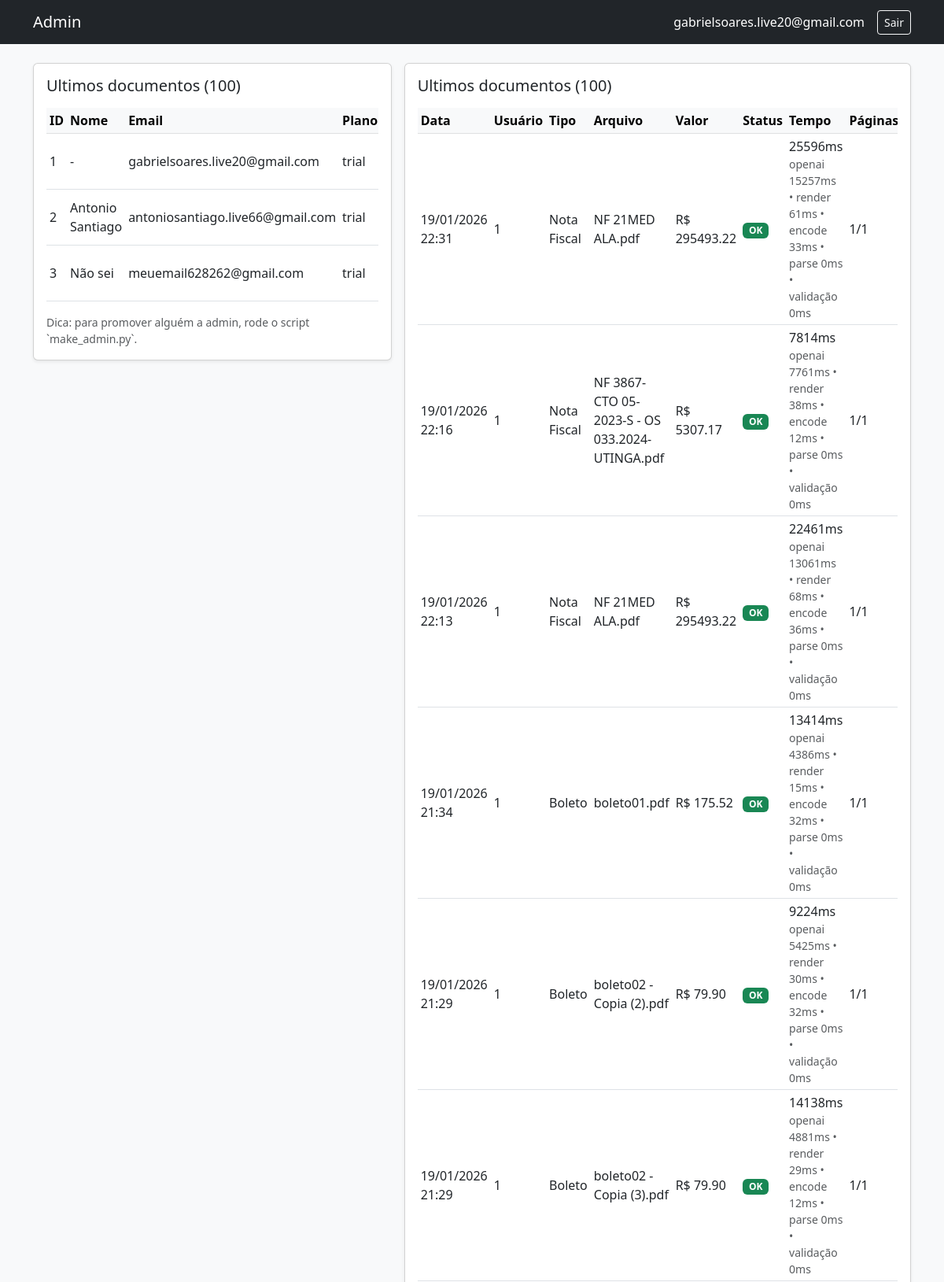
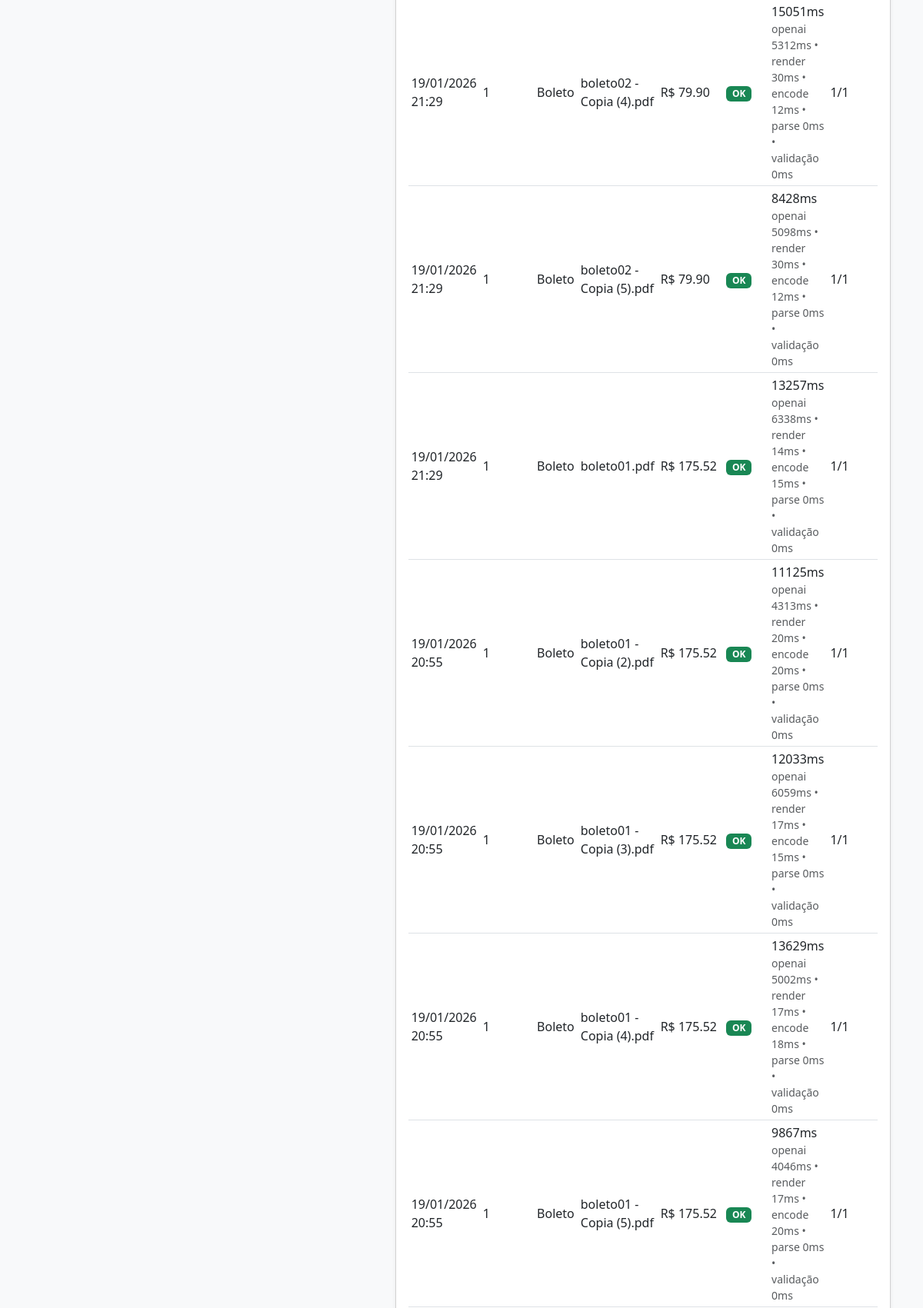
Page /admin/ (signed in, upper part) on the committed database (2 pictures, top to bottom).
### app/models/user.py (models this page shows)
class User(Base):
    __tablename__ = "users"
    id = Column(Integer, primary_key=True, index=True)
    nome = Column(String, nullable=True)
    email = Column(String, unique=True, index=True, nullable=False)
    hashed_password = Column(String, nullable=False)
    creditos = Column(Integer, default=10) # Todo novo usuário ganha 10 créditos
    plano = Column(String, default="trial", nullable=False)
    creditos_renovam_em = Column(DateTime, nullable=True)
    plano_pendente = Column(String, nullable=True)
    plano_pendente_em = Column(DateTime, nullable=True)
    is_admin = Column(Boolean, default=False, nullable=False)
    boletos = relationship("BoletoHistory", back_populates="owner")

### app/models/boleto_history.py (models this page shows, shortened)
class BoletoHistory(Base):
    __tablename__ = "boleto_history"
    id = Column(Integer, primary_key=True, index=True)
    user_id = Column(Integer, ForeignKey("users.id")) # Vincula ao dono do boleto
    filename = Column(String)
    banco = Column(String)
    valor = Column(Float)
    vencimento = Column(String)
    linha_digitavel = Column(String)
    dados_completos = Column(JSON) # Salva o JSON inteiro da OpenAI
    data_processamento = Column(DateTime, default=datetime.utcnow)
    tipo_documento = Column(String, default="boleto")
    sucesso = Column(Boolean, default=True, nullable=False)
    erro = Column(String, nullable=True)
    modelo_ia = Column(String, nullable=True)
    paginas_total = Column(Integer, nullable=True)
    paginas_processadas = Column(Integer, nullable=True)
    processamento_ms = Column(Integer, nullable=True)
    telemetria = Column(JSON, nullable=True)
    owner = relationship("User", back_populates="boletos")

### app/routes/admin.py (the view)
@router.get("/", response_class=HTMLResponse)
async def admin_dashboard(
    request: Request,
    db: Session = Depends(get_db),
    admin_user: User = Depends(require_admin),
):
    usuarios = db.query(User).order_by(User.id.asc()).all()
    historico = (
        db.query(BoletoHistory)
        .order_by(BoletoHistory.data_processamento.desc())
        .limit(100)
        .all()
    )
    return templates.TemplateResponse(
        "admin.html",
        {
            "request": request,
            "user": admin_user,
            "usuarios": usuarios,
            "historico": historico,
            "planos": list(PLANOS.keys()),
        },
    )

### app/templates/admin.html (shortened to what this page needs)
<!DOCTYPE html>
<html lang="pt-br">
<head>
    <link href="https://cdn.jsdelivr.net/npm/bootstrap@5.3.0/dist/css/bootstrap.min.css" rel="stylesheet">
</head>
<body class="bg-light">
<nav class="navbar navbar-expand-lg navbar-dark bg-dark mb-4">
    <div class="container">
        <a class="navbar-brand" href="/admin">Admin</a>
        <div class="d-flex align-items-center">
            <span class="navbar-text text-white me-3">
                {{ user.email }}
            </span>
            <a href="/logout" class="btn btn-sm btn-outline-light">Sair</a>
        </div>
    </div>
</nav>
<div class="container">
    <div class="row g-3">
        <div class="col-lg-5">
            <div class="card shadow-sm">
                <div class="card-body">
                    <h5 class="card-title mb-3">Ultimos documentos (100)</h5>
                    <div class="table-responsive">
                        <table class="table table-sm table-hover align-middle">
                            <thead class="table-light">
                                <tr>
                                    <th>ID</th>
                                    <th>Nome</th>
                                    <th>Email</th>
                                    <th>Plano</th>
                                </tr>
                            </thead>
                            <tbody>
                                {% for u in usuarios %}
                                <tr>
                                    <td>{{ u.id }}</td>
                                    <td>{{ u.nome or '-' }}</td>
                                    <td>{{ u.email }}</td>
                                    <td>{{ u.plano or '-' }}</td>
                                </tr>
                                {% endfor %}
                            </tbody>
                        </table>
                    </div>
                    <p class="text-muted small mb-0">Dica: para promover alguém a admin, rode o script `make_admin.py`.</p>
                </div>
            </div>
        </div>
        <div class="col-lg-7">
            <div class="card shadow-sm">
                <div class="card-body">
                    <h5 class="card-title mb-3">Ultimos documentos (100)</h5>
                    <div class="table-responsive">
                        <table class="table table-sm table-hover align-middle">
                            <thead class="table-light">
                                <tr>
                                    <th>Data</th>
                                    <th>Usuário</th>
                                    <th>Tipo</th>
                                    <th>Arquivo</th>
                                    <th>Valor</th>
                                    <th>Status</th>
                                    <th>Tempo</th>
                                    <th>Páginas</th>
                                </tr>
                            </thead>
                            <tbody>
                                {% for item in historico %}
                                <tr>
                                    {% set t = item.telemetria or {} %}
                                    <td>{{ item.data_processamento_br.strftime('%d/%m/%Y %H:%M') }}</td>
                                    <td>{{ item.user_id }}</td>
                                    <td>
                                        {% if item.tipo_documento == "nota_fiscal" %}
                                        Nota Fiscal
                                        {% else %}
                                        Boleto
                                        {% endif %}
                                    </td>
                                    <td>{{ item.filename }}</td>
                                    <td>R$ {{ "%.2f"|format(item.valor) if item.valor else '0.00' }}</td>
                                    <td>
                                        {% if item.sucesso %}
                                        <span class="badge text-bg-success">OK</span>
                                        {% else %}
                                        <span class="badge text-bg-danger" title="{{ item.erro or '' }}">Erro</span>
                                        {% endif %}
                                    </td>
                                    <td>
                                        <div title="render: {{ t.render_ms or '-' }}ms | encode: {{ t.encode_ms or '-' }}ms | openai: {{ t.openai_ms or '-' }}ms | parse: {{ t.parse_ms or '-' }}ms | validate: {{ t.validate_ms or '-' }}ms">
                                            {{ (item.processamento_ms ~ 'ms') if item.processamento_ms is not none else '-' }}
                                        </div>
                                        {% if t.openai_ms is not none %}
                                        <div class="text-muted small">
                                            openai {{ t.openai_ms }}ms • render {{ t.render_ms }}ms • encode {{ t.encode_ms }}ms • parse {{ t.parse_ms }}ms • validação {{ t.validate_ms }}ms
                                        </div>
                                        {% endif %}
                                    </td>
                                    <td>
                                        {% if item.paginas_processadas is not none %}
                                        {{ item.paginas_processadas }}/{{ item.paginas_total or '?' }}
                                        {% else %}
                                        -
                                        {% endif %}
                                    </td>
                                </tr>
                                {% else %}
                                <tr>
                                    <td colspan="9" class="text-center text-muted py-4">Nenhum documento processado ainda.</td>
                                </tr>
                                {% endfor %}
                            </tbody>
                        </table>
                    </div>
                </div>
            </div>
        </div>
    </div>
</div>
</body>
</html>

### rows in the picture
User: email "gabrielsoares.live20@gmail.com", id "1", nome "-", plano "trial"
User: id "2", nome "Antonio Santiago", email "antoniosantiago.live66@gmail.com", plano "trial"
User: id "3", nome "Não sei", email "meuemail628262@gmail.com", plano "trial"
BoletoHistory: data_processamento_br "19/01/2026 22:31", user_id "1", tipo_documento "Nota Fiscal", filename "NF 21MED ALA.pdf", valor "295493.22", sucesso "OK", processamento_ms "25596ms", openai_ms "15257", render_ms "61", encode_ms "33", parse_ms "0", validate_ms "0", paginas_processadas "1", paginas_total "1"
BoletoHistory: data_processamento_br "19/01/2026 22:16", user_id "1", tipo_documento "Nota Fiscal", filename "NF 3867- CTO 05-2023-S - OS 033.2024- UTINGA.pdf", valor "5307.17", sucesso "OK", processamento_ms "7814ms", openai_ms "7761", render_ms "38", encode_ms "12", parse_ms "0", validate_ms "0", paginas_processadas "1", paginas_total "1"
BoletoHistory: data_processamento_br "19/01/2026 22:13", user_id "1", tipo_documento "Nota Fiscal", filename "NF 21MED ALA.pdf", valor "295493.22", sucesso "OK", processamento_ms "22461ms", openai_ms "13061", render_ms "68", encode_ms "36", parse_ms "0", validate_ms "0", paginas_processadas "1", paginas_total "1"
BoletoHistory: data_processamento_br "19/01/2026 21:34", user_id "1", tipo_documento "Boleto", filename "boleto01.pdf", valor "175.52", sucesso "OK", processamento_ms "13414ms", openai_ms "4386", render_ms "15", encode_ms "32", parse_ms "0", validate_ms "0", paginas_processadas "1", paginas_total "1"
BoletoHistory: data_processamento_br "19/01/2026 21:29", user_id "1", tipo_documento "Boleto", filename "boleto02 - Copia (2).pdf", valor "79.90", sucesso "OK", processamento_ms "9224ms", openai_ms "5425", render_ms "30", encode_ms "32", parse_ms "0", validate_ms "0", paginas_processadas "1", paginas_total "1"
BoletoHistory: data_processamento_br "19/01/2026 21:29", user_id "1", tipo_documento "Boleto", filename "boleto02 - Copia (3).pdf", valor "79.90", sucesso "OK", processamento_ms "14138ms", openai_ms "4881", render_ms "29", encode_ms "12", parse_ms "0", validate_ms "0", paginas_processadas "1", paginas_total "1"
BoletoHistory: data_processamento_br "19/01/2026 21:29", user_id "1", tipo_documento "Boleto", filename "boleto02 - Copia (4).pdf", valor "79.90", sucesso "OK", processamento_ms "15051ms", openai_ms "5312", render_ms "30", encode_ms "12", parse_ms "0", validate_ms "0", paginas_processadas "1", paginas_total "1"
BoletoHistory: data_processamento_br "19/01/2026 21:29", user_id "1", tipo_documento "Boleto", filename "boleto02 - Copia (5).pdf", valor "79.90", sucesso "OK", processamento_ms "8428ms", openai_ms "5098", render_ms "30", encode_ms "12", parse_ms "0", validate_ms "0", paginas_processadas "1", paginas_total "1"
BoletoHistory: data_processamento_br "19/01/2026 21:29", user_id "1", tipo_documento "Boleto", filename "boleto01.pdf", valor "175.52", sucesso "OK", processamento_ms "13257ms", openai_ms "6338", render_ms "14", encode_ms "15", parse_ms "0", validate_ms "0", paginas_processadas "1", paginas_total "1"
BoletoHistory: data_processamento_br "19/01/2026 20:55", user_id "1", tipo_documento "Boleto", filename "boleto01 - Copia (2).pdf", valor "175.52", sucesso "OK", processamento_ms "11125ms", openai_ms "4313", render_ms "20", encode_ms "20", parse_ms "0", validate_ms "0", paginas_processadas "1", paginas_total "1"
BoletoHistory: data_processamento_br "19/01/2026 20:55", user_id "1", tipo_documento "Boleto", filename "boleto01 - Copia (3).pdf", valor "175.52", sucesso "OK", processamento_ms "12033ms", openai_ms "6059", render_ms "17", encode_ms "15", parse_ms "0", validate_ms "0", paginas_processadas "1", paginas_total "1"
BoletoHistory: data_processamento_br "19/01/2026 20:55", user_id "1", tipo_documento "Boleto", filename "boleto01 - Copia (4).pdf", valor "175.52", sucesso "OK", processamento_ms "13629ms", openai_ms "5002", render_ms "17", encode_ms "18", parse_ms "0", validate_ms "0", paginas_processadas "1", paginas_total "1"
BoletoHistory: data_processamento_br "19/01/2026 20:55", user_id "1", tipo_documento "Boleto", filename "boleto01 - Copia (5).pdf", valor "175.52", sucesso "OK", processamento_ms "9867ms", openai_ms "4046", render_ms "17", encode_ms "20", parse_ms "0", validate_ms "0", paginas_processadas "1", paginas_total "1"
